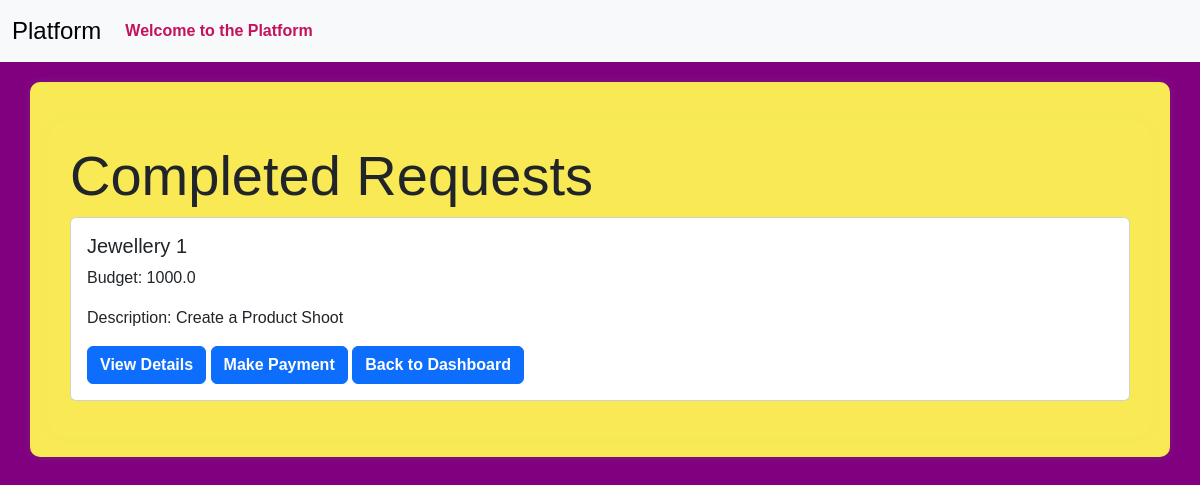
/completed_requests (signed in), run on an earlier commit of the app's database.
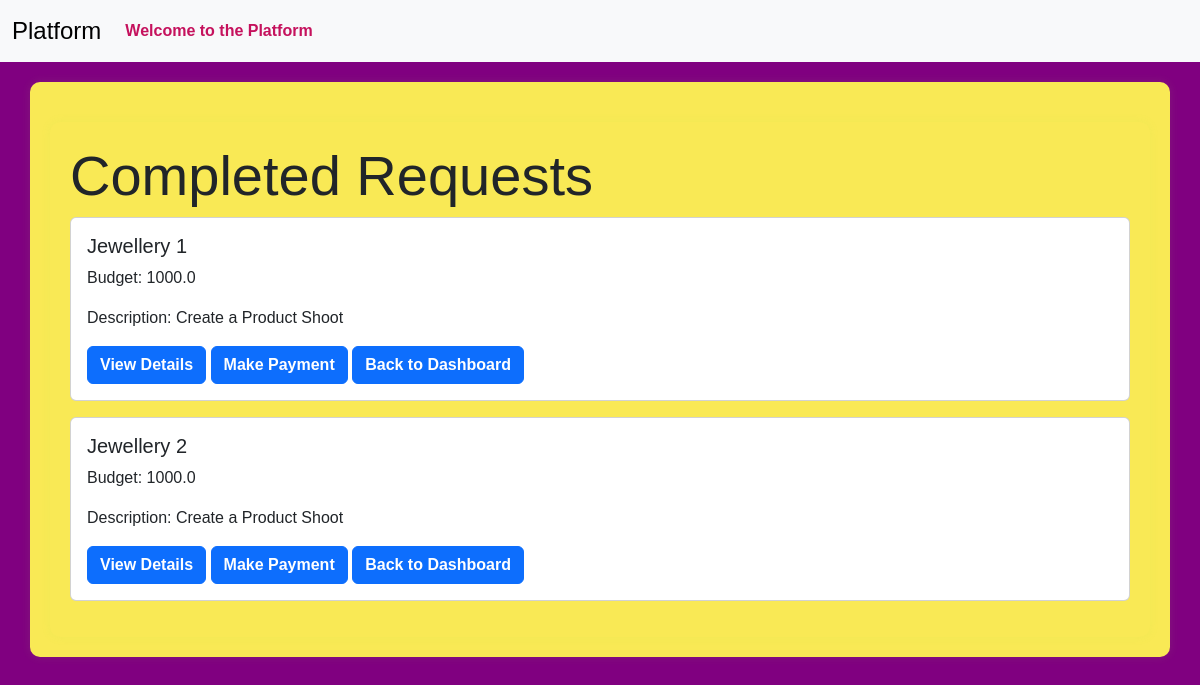
And on a later commit of the database.
### models.py (models this page shows)
class Campaign(db.Model):
    __tablename__ = 'campaign'
    id = Column(Integer, primary_key=True)
    name = Column(String(256), unique=False)
    description = Column(Text, nullable=True)
    start_date = Column(Date, nullable=False,default=date.today())
    end_date = Column(Date, nullable=False,default=lambda:date.today()+timedelta(days=30))
    budget = Column(Float, nullable=False,default=0.0)
    visibility = Column(Enum('public', 'private', name='visibility_enum'), nullable=False, default='public')
    sponsor_id = Column(Integer, ForeignKey('sponsor.id'), nullable=False)
    flagged = Column(Boolean, default=False)
    status = Column(String(20), nullable=False,default='In Progress')
    niche = db.Column(db.Enum(NicheEnum), nullable=True)
    completion_status = Column(Boolean, default=False)
    sponsor = relationship('Sponsor', backref='campaigns', overlaps="sponsor_campaigns,sponsor_relation")

### routes.py (the view)
@app.route('/completed_requests')
@login_required
def completed_requests():
    if not isinstance(current_user,Sponsor):
        return "Unauthorized", 403
    completed_campaigns=Campaign.query.filter_by(sponsor_id=current_user.id,status='Completed').all()
    return render_template('completed_requests.html', completed_campaigns= completed_campaigns)

### app.py (called while the page is built)
@login_manager.user_loader
def load_user(user_id):
    return User.query.get(int(user_id))

### templates/completed_requests.html (shortened to what this page needs)
{% extends 'layout.html' %}
{% block content %}
<div class="container">
    <h1 class="display-4"> Completed Requests</h1>
    {% for campaign in completed_campaigns %}
      <div class="card mb-3">
        <div class="card-body">
            <h5 class="card-title">{{campaign.name}}</h5>
            <p>Budget: {{campaign.budget}}</p>
            <p>Description: {{campaign.description}}</p>
            <a href="{{url_for('view_campaign',campaign_id=campaign.id)}}" class="btn btn-primary">View Details</a>
            <a href="{{url_for('make_payment',campaign_id=campaign.id)}}" class="btn btn-primary">Make Payment</a>
            <a href="{{url_for('sponsor_dashboard')}}" class="btn btn-primary">Back to Dashboard</a>
        </div>
      </div>
    {% endfor %}
</div>
{% endblock %}

What changed in the data, as far as the page shows it:
now on this page (row edited): Campaign: name "Jewellery 2", budget "1000.0", description "Create a Product Shoot"
